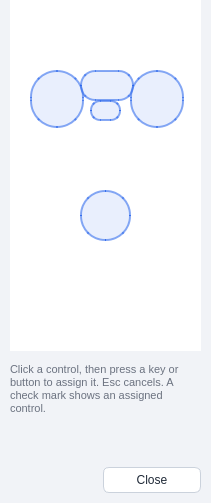
<?xml version="1.0" encoding="UTF-8"?>
<ui version="4.0">
 <class>UIMouseSetting</class>
 <widget class="QDialog" name="UIMouseSetting">
  <property name="geometry">
   <rect>
    <x>0</x>
    <y>0</y>
    <width>211</width>
    <height>503</height>
   </rect>
  </property>
  <property name="focusPolicy">
   <enum>Qt::StrongFocus</enum>
  </property>
  <property name="windowTitle">
   <string>Mouse Configuration</string>
  </property>
  <property name="minimumSize"><size><width>211</width><height>503</height></size></property>
  <property name="maximumSize"><size><width>211</width><height>503</height></size></property>
  <property name="styleSheet"><string notr="true">
QDialog#UIMouseSetting { background:#f1f3f7; }
QLabel#label { background:#ffffff; }
QLabel#lHint { color:#6b7280; font-size:11px; }
QLabel#lInfos { color:#b45309; font-weight:bold; font-size:12px; }
QLabel#label_2, QLabel#label_3 { color:#374151; font-size:11px; }
QToolButton { background:rgba(37,99,235,26); border:2px solid rgba(37,99,235,140); }
QToolButton:hover { background:rgba(37,99,235,72); border:2px solid rgba(37,99,235,230); }
QToolButton:checked { background:rgba(245,158,11,90); border:3px solid #f59e0b; }
QToolButton#tbC { border-radius:27px; }
QToolButton#tbB { border-radius:27px; }
QToolButton#tbA { border-radius:15px; }
QToolButton#tbStart { border-radius:10px; }
QToolButton#tbAxis { border-radius:25px; }
QDialogButtonBox QPushButton { background:#ffffff; color:#1f2937; border:1px solid #cbd2dc; border-radius:6px; padding:5px 16px; min-width:64px; }
QDialogButtonBox QPushButton:hover { background:#e8edf5; }
QDialogButtonBox QPushButton:pressed { background:#d9e0ec; }
</string></property>
  <widget class="QLabel" name="label">
   <property name="geometry">
    <rect>
     <x>10</x>
     <y>0</y>
     <width>191</width>
     <height>351</height>
    </rect>
   </property>
   <property name="pixmap">
    <pixmap resource="../resources/resources.qrc">:/actions/mouse.png</pixmap>
   </property>
   <property name="scaledContents">
    <bool>true</bool>
   </property>
   <property name="alignment">
    <set>Qt::AlignCenter</set>
   </property>
  </widget>
  <widget class="QToolButton" name="tbC">
   <property name="geometry">
    <rect>
     <x>130</x>
     <y>70</y>
     <width>54</width>
     <height>58</height>
    </rect>
   </property>
   <property name="focusPolicy">
    <enum>Qt::NoFocus</enum>
   </property>
   <property name="toolTip">
    <string>C</string>
   </property>
   <property name="checkable">
    <bool>true</bool>
   </property>
   <property name="autoRaise">
    <bool>false</bool>
   </property>
  </widget>
  <widget class="QToolButton" name="tbB">
   <property name="geometry">
    <rect>
     <x>30</x>
     <y>70</y>
     <width>54</width>
     <height>58</height>
    </rect>
   </property>
   <property name="focusPolicy">
    <enum>Qt::NoFocus</enum>
   </property>
   <property name="toolTip">
    <string>B</string>
   </property>
   <property name="checkable">
    <bool>true</bool>
   </property>
   <property name="autoRaise">
    <bool>false</bool>
   </property>
  </widget>
  <widget class="QToolButton" name="tbA">
   <property name="geometry">
    <rect>
     <x>80</x>
     <y>70</y>
     <width>54</width>
     <height>31</height>
    </rect>
   </property>
   <property name="focusPolicy">
    <enum>Qt::NoFocus</enum>
   </property>
   <property name="toolTip">
    <string>A</string>
   </property>
   <property name="checkable">
    <bool>true</bool>
   </property>
   <property name="autoRaise">
    <bool>false</bool>
   </property>
  </widget>
  <widget class="QToolButton" name="tbStart">
   <property name="geometry">
    <rect>
     <x>90</x>
     <y>100</y>
     <width>31</width>
     <height>21</height>
    </rect>
   </property>
   <property name="focusPolicy">
    <enum>Qt::NoFocus</enum>
   </property>
   <property name="toolTip">
    <string>Start</string>
   </property>
   <property name="checkable">
    <bool>true</bool>
   </property>
   <property name="autoRaise">
    <bool>false</bool>
   </property>
  </widget>
  <widget class="QLabel" name="lInfos">
   <property name="geometry">
    <rect><x>10</x><y>423</y><width>191</width><height>40</height></rect>
   </property>
   <property name="alignment"><set>Qt::AlignLeading|Qt::AlignLeft|Qt::AlignVCenter</set></property>
     <property name="wordWrap"><bool>true</bool></property>
  </widget>
  <widget class="QDialogButtonBox" name="padButtons">
   <property name="geometry">
    <rect><x>101</x><y>465</y><width>100</width><height>30</height></rect>
   </property>
   <property name="standardButtons">
    <set>QDialogButtonBox::Close</set>
   </property>
  </widget>
  <widget class="QToolButton" name="tbAxis">
   <property name="geometry">
    <rect>
     <x>80</x>
     <y>190</y>
     <width>51</width>
     <height>51</height>
    </rect>
   </property>
   <property name="focusPolicy">
    <enum>Qt::NoFocus</enum>
   </property>
   <property name="toolTip">
    <string>Axis</string>
   </property>
   <property name="checkable">
    <bool>true</bool>
   </property>
   <property name="autoRaise">
    <bool>false</bool>
   </property>
  </widget>
  <widget class="QLabel" name="lHint">
   <property name="geometry"><rect><x>10</x><y>359</y><width>191</width><height>60</height></rect></property>
   <property name="text"><string>Click a control, then press a key or button to assign it. Esc cancels. A check mark shows an assigned control.</string></property>
   <property name="wordWrap"><bool>true</bool></property>
  </widget>
 </widget>
 <resources>
  <include location="../resources/resources.qrc"/>
 </resources>
 <connections>
  <connection>
   <sender>padButtons</sender>
   <signal>rejected()</signal>
   <receiver>UIMouseSetting</receiver>
   <slot>reject()</slot>
   <hints>
    <hint type="sourcelabel">
     <x>20</x>
     <y>20</y>
    </hint>
    <hint type="destinationlabel">
     <x>20</x>
     <y>20</y>
    </hint>
   </hints>
  </connection>
 </connections>
</ui>
